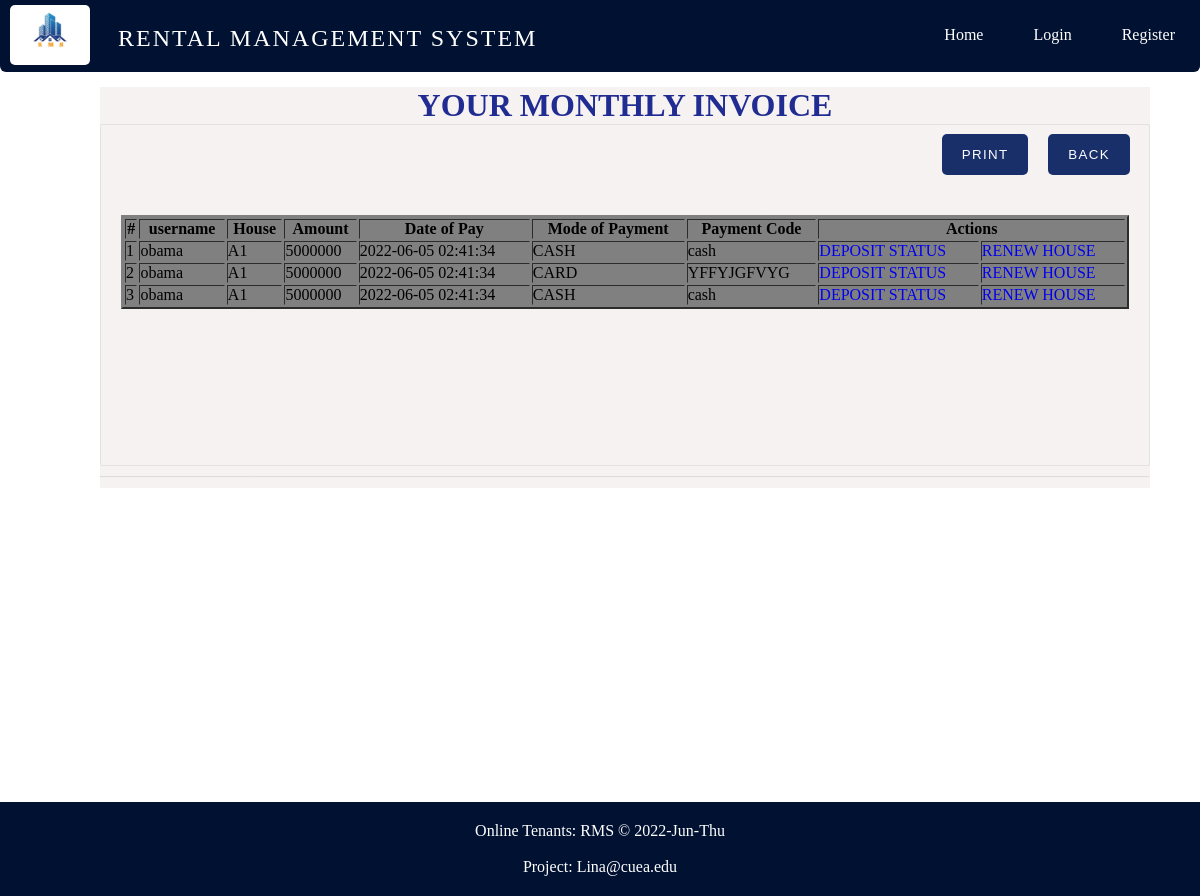
The page /monthly_payments_invoice.php?user_id=17&house_slug=a1 on the database its author committed.
### tables this page shows
CREATE TABLE `monthly_payments` (
  `id` int(11) NOT NULL,
  `user_id` int(11) DEFAULT NULL,
  `house_slug` varchar(200) NOT NULL,
  `amount` double NOT NULL,
  `mode_of_pay` varchar(200) NOT NULL,
  `pay_code` varchar(200) DEFAULT NULL,
  `created_at` datetime DEFAULT current_timestamp()
);

CREATE TABLE `users` (
  `id` int(11) NOT NULL,
  `fullname` varchar(255) NOT NULL,
  `username` varchar(255) NOT NULL,
  `mobile` varchar(255) NOT NULL,
  `email` varchar(255) NOT NULL,
  `role` enum('manager','landlord','tenant') DEFAULT NULL,
  `password` varchar(255) NOT NULL,
  `created_at` datetime DEFAULT current_timestamp(),
  `updated_at` datetime DEFAULT NULL
);

CREATE TABLE `houses` (
  `id` int(11) NOT NULL,
  `user_id` int(11) DEFAULT NULL,
  `title` varchar(255) NOT NULL,
  `slug` varchar(255) NOT NULL,
  `price` double NOT NULL,
  `views` int(1) NOT NULL DEFAULT 0,
  `image` varchar(255) NOT NULL,
  `body` text NOT NULL,
  `published` tinyint(1) NOT NULL,
  `created_at` datetime DEFAULT current_timestamp() ON UPDATE current_timestamp(),
  `updated_at` datetime DEFAULT NULL
);

### includes/public_functions.php (called while the page is built, shortened)
<?php
function getHouse_Slug($id){
	global $conn;
	$house_slug = $_GET['house_slug'];
	$sql = "SELECT * FROM houses WHERE slug LIKE '%$house_slug%'";
	$result = mysqli_query($conn, $sql);
	$house_name = mysqli_fetch_assoc($result);
	return $house_name;
}
?>

### monthly_payments_invoice.php (the view, shortened to what this page needs)
<?php  include('config.php'); ?>
<?php  include('includes/public_functions.php'); ?>
<?php
	if (isset($_GET['user_id'])) {
		$tenant_id = $_GET['user_id'];
	}
    if (isset($_GET['house_slug'])) {
		$house_slug = $_GET['house_slug'];
		$houses = getHouse_Slug($house_slug);
	}
?>
<?php include('includes/head_section.php'); ?>
</head>
<body>
<div class="container">
		<?php include( ROOT_PATH . '/includes/navbar.php'); ?>
	<div class="content" >
		<div class="house-post-wrapper" style="width: 100%;">
			<h1 style="text-align: center;">YOUR MONTHLY INVOICE</h1>
			<a href="tenant_invoice.php?user_id=<?php echo $tenant_id ;?>&house_slug=<?php echo $house_slug; ?>" style="margin-bottom: 30px; margin-right: 20px; float: right;"><button class="btn">BACK</button></a>
			<button class="btn" style="margin-bottom: 30px; margin-right: 20px; float: right;" onClick="window.print()">PRINT</button>
			<div class="full-house-post-div">
			<table class="table-dashboard table-striped" width="100%" id="mytable" border="2" style="background-color: grey; color: #000; margin: 0 auto;">
                    <thead>
					<th>#</th>
                        <th>username</th>
                        <th>House</th>
                        <th>Amount</th>
                        <th>Date of Pay</th>
                        <th>Mode of Payment</th>
                        <th>Payment Code</th>
                        <th colspan="2">Actions</th>
                    </thead>
                    <tbody>
					<?php
					$sql = "SELECT * FROM monthly_payments JOIN users ON monthly_payments.user_id=users.id WHERE user_id='$tenant_id'";
					$results = mysqli_query($conn,$sql);
                    $i=0;
                    while ($row = mysqli_fetch_assoc($results)) {
                        $i++;
						$user_id = $row['user_id'];
                        $username = $row['username'];
                        $amount = $row['amount'];
                        $created_at = $row['created_at'];
                        $mode_of_pay = $row['mode_of_pay'];
                        $pay_code = $row['pay_code'];
                        echo "<tr>";
                        echo "<td>{$i}</td>";
                        echo "<td>{$username}</td>";
                        echo "<td>{$houses['title']}</td>";
                        echo "<td>{$amount}</td>";
                        echo "<td>{$created_at}</td>";
                        echo "<td>{$mode_of_pay}</td>";
                        echo "<td>{$pay_code}</td>";
						echo "<td><a class='edit' href='tenant_invoice.php?user_id={$user_id}&house_slug={$houses['slug']}'>DEPOSIT STATUS</a></td>";
                        echo "<td><a class='delete' href='rent_payment.php?user_id={$user_id}&house_slug={$houses['slug']}'>RENEW HOUSE</a></td>";
                        echo "</tr>";
                    }
                    ?>
                    </tbody>
                </table>
			</div>
			<hr>
		</div>
	</div>
</div>
<?php include( ROOT_PATH . '/includes/footer.php'); ?>

### static/css/public_styling.css (style rules this page uses)
* { margin: 0px; padding: 0px; }
html { height: 100%; box-sizing: border-box; }
body { position: relative; margin: 0; padding-bottom: 6rem; min-height: 100%; }
h1, h2, h3, h4, h5, h6 { color: rgb(33, 44, 146); }
a { text-decoration: none; }
hr { margin: 10px 0px; opacity: .25; }
.btn { color: white; background: #192f6a; text-align: center; border: none; border-radius: 5px; display: block; letter-spacing: .1em; margin: 10px 0px; padding: 13px 20px; text-decoration: none; }
.container { width: 100%; margin: 0px auto; }
.content { margin: 5px auto; border-radius: 5px; min-height: 400px; padding: 10px; padding-left: 100px; padding-right: 50px; }
.content:after { content: ""; display: block; clear: both; }
.content .house-post-wrapper { width: 65%; float: left; min-height: 100px; background: linear-gradient(to top, rgba(245, 239, 239, 0.8)50%,rgba(245, 239, 239, 0.8)50%); }
.full-house-post-div { min-height: 300px; padding: 20px; border: 1px solid #e4e1e1; border-radius: 2px; }

### rows shown on the page
monthly_payments: user.username "obama", amount "5000000", user.created_at "2022-06-05 02:41:34", mode_of_pay "CASH", pay_code "cash"
houses: title "A1"
monthly_payments: user.username "obama", amount "5000000", user.created_at "2022-06-05 02:41:34", mode_of_pay "CARD", pay_code "YFFYJGFVYG"
monthly_payments: user.username "obama", amount "5000000", user.created_at "2022-06-05 02:41:34", mode_of_pay "CASH", pay_code "cash"
